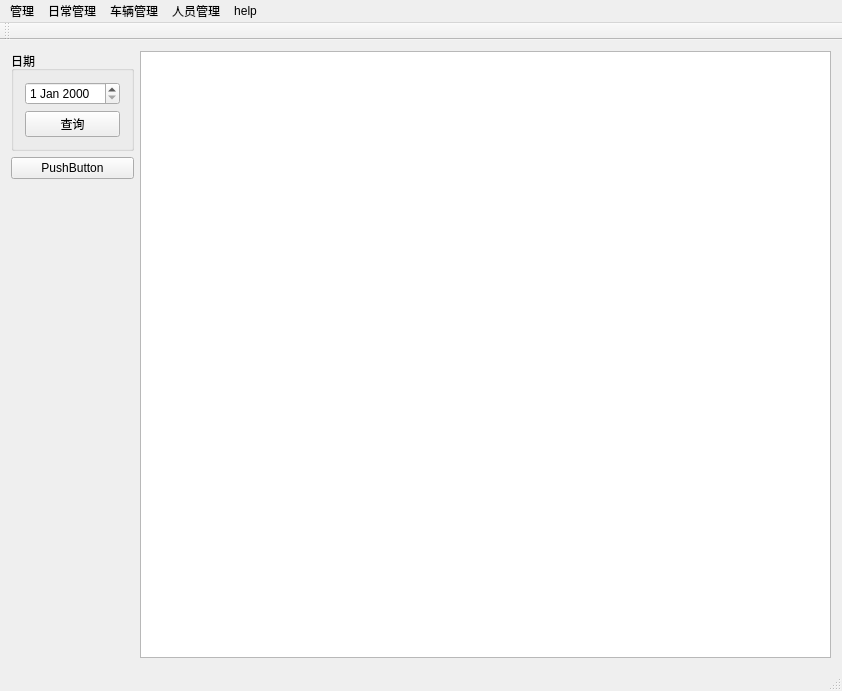
<?xml version="1.0" encoding="UTF-8"?>
<ui version="4.0">
 <class>MainWindow</class>
 <widget class="QMainWindow" name="MainWindow">
  <property name="geometry">
   <rect>
    <x>0</x>
    <y>0</y>
    <width>842</width>
    <height>691</height>
   </rect>
  </property>
  <property name="windowTitle">
   <string>机械设备部挖掘机管理系统</string>
  </property>
  <widget class="QWidget" name="centralWidget">
   <layout class="QHBoxLayout" name="horizontalLayout">
    <item>
     <layout class="QVBoxLayout" name="verticalLayout_3">
      <item>
       <widget class="QGroupBox" name="groupBox">
        <property name="title">
         <string>日期</string>
        </property>
        <layout class="QVBoxLayout" name="verticalLayout_2">
         <item>
          <widget class="QDateEdit" name="dateEdit_search"/>
         </item>
         <item>
          <widget class="QPushButton" name="PB_refresh">
           <property name="text">
            <string>查询</string>
           </property>
          </widget>
         </item>
        </layout>
       </widget>
      </item>
      <item>
       <widget class="QPushButton" name="pushButton_3">
        <property name="text">
         <string>PushButton</string>
        </property>
       </widget>
      </item>
      <item>
       <spacer name="verticalSpacer">
        <property name="orientation">
         <enum>Qt::Vertical</enum>
        </property>
        <property name="sizeHint" stdset="0">
         <size>
          <width>20</width>
          <height>40</height>
         </size>
        </property>
       </spacer>
      </item>
     </layout>
    </item>
    <item>
     <layout class="QVBoxLayout" name="verticalLayout"/>
    </item>
    <item>
     <widget class="QTableWidget" name="tableWidget"/>
    </item>
   </layout>
  </widget>
  <widget class="QMenuBar" name="menuBar">
   <property name="geometry">
    <rect>
     <x>0</x>
     <y>0</y>
     <width>842</width>
     <height>23</height>
    </rect>
   </property>
   <widget class="QMenu" name="menu">
    <property name="title">
     <string>管理</string>
    </property>
   </widget>
   <widget class="QMenu" name="menu_2">
    <property name="title">
     <string>日常管理</string>
    </property>
    <addaction name="actionAddOneDay"/>
   </widget>
   <widget class="QMenu" name="menu_3">
    <property name="title">
     <string>车辆管理</string>
    </property>
    <addaction name="actionCarsClass"/>
    <addaction name="actionCarsManag"/>
   </widget>
   <widget class="QMenu" name="menu_4">
    <property name="acceptDrops">
     <bool>false</bool>
    </property>
    <property name="title">
     <string>人员管理</string>
    </property>
    <addaction name="actionPeople"/>
   </widget>
   <widget class="QMenu" name="menuhelp">
    <property name="title">
     <string>help</string>
    </property>
    <addaction name="actionhelp"/>
   </widget>
   <addaction name="menu"/>
   <addaction name="menu_2"/>
   <addaction name="menu_3"/>
   <addaction name="menu_4"/>
   <addaction name="menuhelp"/>
  </widget>
  <widget class="QToolBar" name="mainToolBar">
   <attribute name="toolBarArea">
    <enum>TopToolBarArea</enum>
   </attribute>
   <attribute name="toolBarBreak">
    <bool>false</bool>
   </attribute>
  </widget>
  <widget class="QStatusBar" name="statusBar"/>
  <action name="actionCar">
   <property name="text">
    <string>矿车</string>
   </property>
  </action>
  <action name="actiondriver">
   <property name="text">
    <string>司机管理</string>
   </property>
  </action>
  <action name="actionCarsClass">
   <property name="text">
    <string>品牌管理</string>
   </property>
  </action>
  <action name="actionCarsManag">
   <property name="text">
    <string>车辆管理</string>
   </property>
  </action>
  <action name="actionAddOneDay">
   <property name="text">
    <string>添加每日工作</string>
   </property>
  </action>
  <action name="actionPeople">
   <property name="text">
    <string>员工管理</string>
   </property>
   <property name="toolTip">
    <string>员工管理</string>
   </property>
  </action>
  <action name="actionhelp">
   <property name="text">
    <string>help</string>
   </property>
  </action>
 </widget>
 <layoutdefault spacing="6" margin="11"/>
 <resources/>
 <connections/>
 <slots>
  <slot>CarsClassManage()</slot>
 </slots>
</ui>
